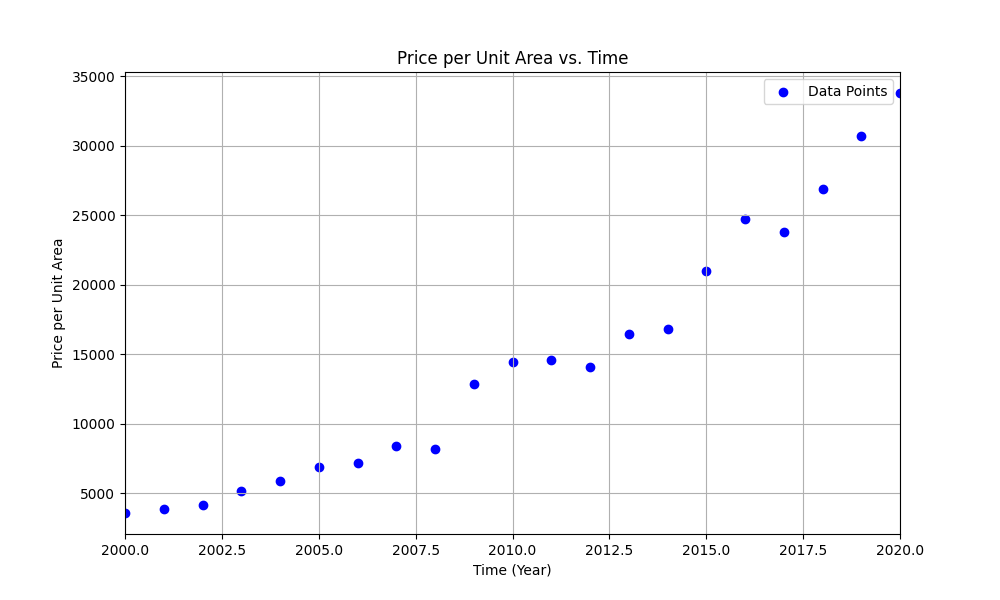

Write the Python code that produced this figure.
import pandas as pd
from matplotlib import pyplot as plt
from sklearn.linear_model import LinearRegression

data = pd.read_csv('shanghai_house.csv')

plt.figure(figsize=(10, 6))
plt.scatter(data['时间'], data['商品房均价'], color='blue', label='Data Points')

X = data['时间'].values.reshape(-1, 1)
y = data['商品房均价'].values

model = LinearRegression()
model.fit(X, y)

plt.xlabel('Time (Year)')
plt.ylabel('Price per Unit Area')
plt.title('Price per Unit Area vs. Time')
plt.legend()
plt.grid()
plt.xlim(2000, 2020)
plt.savefig('shanghai_house.png')

plt.plot(X, model.predict(X), color='red', label='Regression Line')

plt.savefig('shanghai_house_with_line.png')

# Clear the plot

plt.clf()

# Plot the residuals

plt.figure(figsize=(10, 6))
plt.scatter(X, y - model.predict(X), color='blue', label='Residuals')
plt.xlabel('Time (Year)')
plt.ylabel('Residuals')
plt.title('Residuals vs. Time')
plt.legend()
plt.grid()
plt.xlim(2000, 2020)
plt.savefig('shanghai_house_residuals.png')